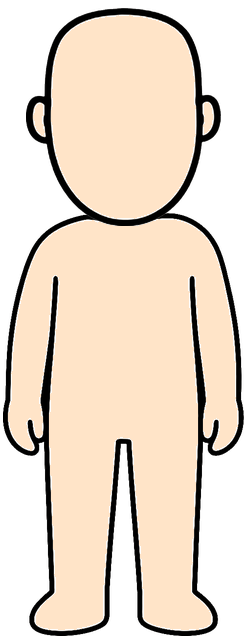
#> input picture frontend/assets/character/body/body_0.png, 248 x 640 px; its folder holds only this picture in this run
$ python shorten-neck.py ../assets/character/body/body_0.png
#> lines starting #> are read from the running program, lines starting #| are printed output that depends on the picture
#> in main, im is the input picture: PIL image 248x640 RGBA; mean R, G, B, A 148.5, 133.4, 117.8, 170.8
"""Raise the shoulder line so almost no neck shows.

The head, the neck and the torso are one image (`body/body.png` plus the eight
skin variants), so this is an art edit, not a layout change.

WHY IT WARPS THE SHOULDERS RATHER THAN MOVING THE HEAD
Moving the head down would drag every head-anchored layer with it — 28 faces,
62 hairstyles, 65 hats, 29 glasses, all of them calibrated against the head at
y=9..204 (the wave-3 wigs were fitted to it by measurement). Moving the torso
up would do the same to 41 tops, 35 bottoms and 47 accessories. Sliding ONLY
the shoulder line up leaves both anchors where they are: nothing in
cosmetics.js or CharacterRig changes, and the two dark strokes either side of
the neck stop reading as a neck.

The warp samples output row y from input row y + DROP*ramp(y): full shift
across the neck, tapering to zero by the time it reaches the chest, so the
shoulders rise and the body below is untouched.

Run from frontend/:  python scripts/shorten-neck.py [--preview]
"""
import os
import sys

import numpy as np
from PIL import Image

FE = os.path.dirname(os.path.dirname(os.path.abspath(__file__)))
BODY = os.path.join(FE, "assets", "character", "body")

# Measured off body.png: chin bottom ~205, neck 205..217 (~60px wide),
# shoulders flare from 214 and reach full width by ~245.
NECK_TOP = 205      # start lifting here (just under the chin)
BLEND_END = 268     # by here nothing has moved
DROP = 7            # pixels the shoulder line rises


def ramp(y):
    """1 across the neck, easing to 0 by BLEND_END."""
    if y <= NECK_TOP:
        return 0.0
    if y >= BLEND_END:
        return 0.0
    t = (y - NECK_TOP) / float(BLEND_END - NECK_TOP)
    # rise fast, fall away smoothly: full shift over the neck itself
    return float(np.sin(np.pi * min(1.0, t * 1.6)) if t < 0.625 else
                 (1.0 - (t - 0.625) / 0.375) ** 1.5)


def warp(im):
    a = np.asarray(im.convert("RGBA")).astype(np.float32)
    h, w = a.shape[:2]
#> h = 640; w = 248
    out = a.copy()
    for y in range(NECK_TOP, min(BLEND_END, h)):
        src = y + DROP * ramp(y)
        y0 = int(np.floor(src))
        f = src - y0
        if y0 + 1 >= h:
            continue
        out[y] = a[y0] * (1 - f) + a[y0 + 1] * f
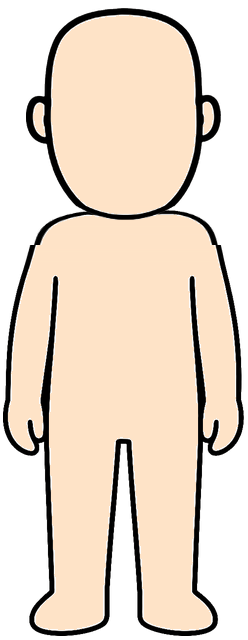
#> out: shape (640, 248, 4) float32; mean R, G, B, A 149.8, 134.5, 118.7, 171.9; transparent parts drawn white
    return Image.fromarray(np.clip(out, 0, 255).astype(np.uint8), "RGBA")


def main():
    preview = "--preview" in sys.argv
    files = sorted(f for f in os.listdir(BODY) if f.endswith(".png"))
    for f in files:
        p = os.path.join(BODY, f)
        im = Image.open(p)
        out = warp(im)
        if preview:
            out.save(os.path.join(FE, "scripts", "qa4", "_warp_" + f))
        else:
            out.save(p, optimize=True)
        print(("previewed " if preview else "rewrote ") + f)
    print(f"\n{len(files)} body files, shoulder line raised {DROP}px")


if __name__ == "__main__":
    main()

$ run again, on frontend/assets/character/body/body_6.png
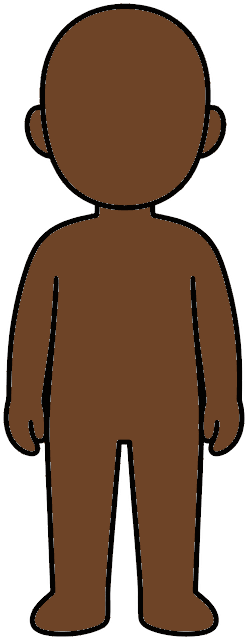
#> input picture frontend/assets/character/body/body_6.png, 248 x 640 px
#> in main, im is the input picture: PIL image 248x640 P; mean R, G, B, A 70.3, 45.7, 28.7, 172.2
#> after the loop in warp, `for y in range(NECK_TOP, min(BLEND_END, h)):`:
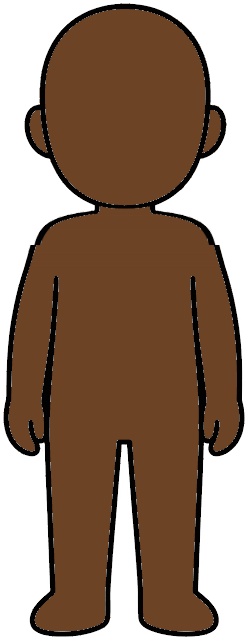
#> out: shape (640, 248, 4) float32; mean R, G, B, A 70.8, 46, 28.8, 173.5; transparent parts drawn white

$ run again, on frontend/assets/character/body/head_0.png
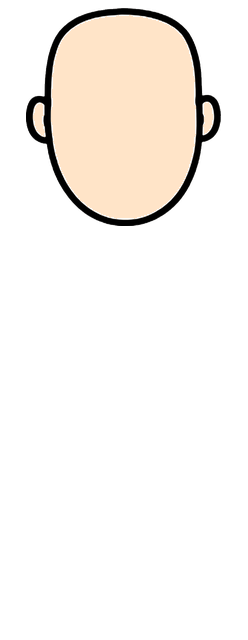
#> input picture frontend/assets/character/body/head_0.png, 248 x 640 px
#> in main, im is the input picture: PIL image 248x640 RGBA; mean R, G, B, A 42.3, 38, 33.5, 49.3
#> after the loop in warp, `for y in range(NECK_TOP, min(BLEND_END, h)):`:
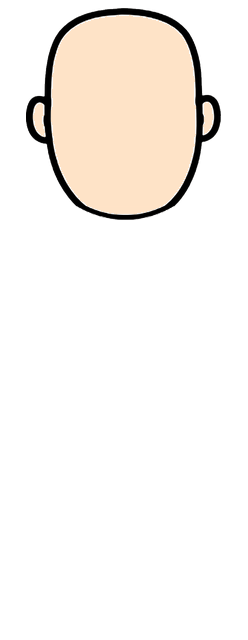
#> out: shape (640, 248, 4) float32; mean R, G, B, A 41.8, 37.6, 33.2, 48.5; transparent parts drawn white

$ run again, on frontend/assets/character/body/body_2.png
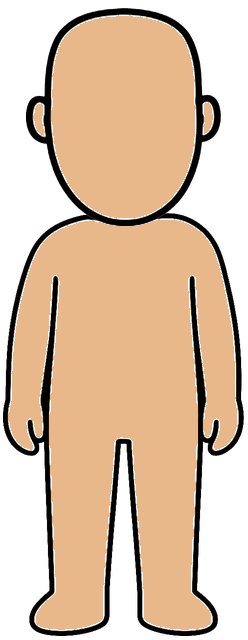
#> input picture frontend/assets/character/body/body_2.png, 248 x 640 px
#> in main, im is the input picture: PIL image 248x640 RGBA; mean R, G, B, A 135.7, 109, 83.4, 170.8
#> after the loop in warp, `for y in range(NECK_TOP, min(BLEND_END, h)):`:
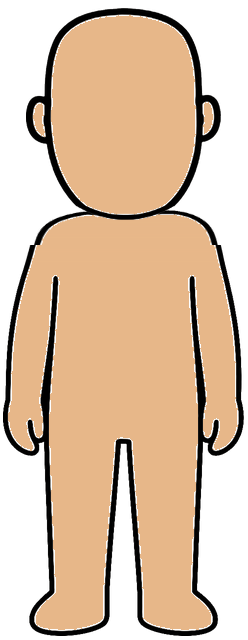
#> out: shape (640, 248, 4) float32; mean R, G, B, A 136.8, 109.9, 84, 171.9; transparent parts drawn white
